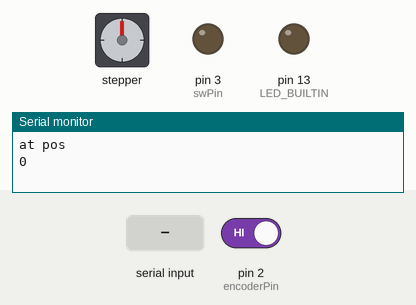
Recording of a sketch running on a simulated Arduino Uno, built with avr-gcc and run on an emulated ATmega328P. On the bench: stepper motor, output pins drawn as LEDs (lit = HIGH), the last lines printed to the serial monitor. Inputs (shaded band) come from the test bench; at power-on: pin 2 (encoderPin) HIGH. Stepper angles assume 360 steps per turn.

Above: at 1.2 s.
1.3 s: "position " received over Serial
At 2.85 s:
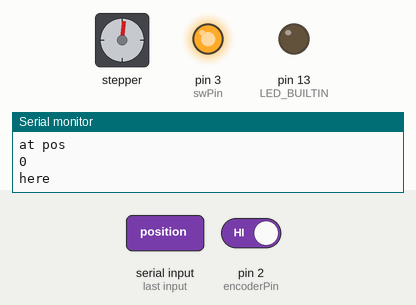
4.3 s: "quit" received over Serial
At 5.46 s:
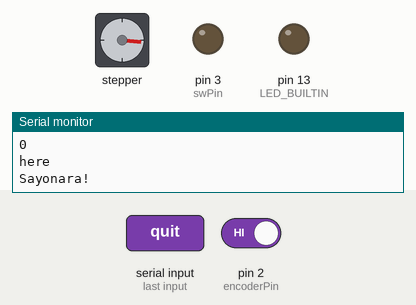
7.3 s: "step " received over Serial
At 8.9 s:
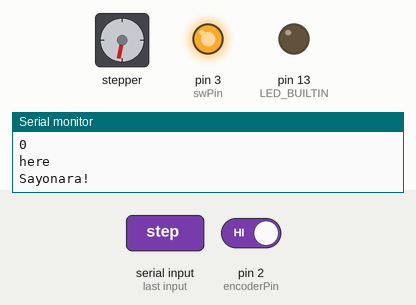
Timing chart, 0 to 10.4 s (numbered marks = the images above; inputs shaded):
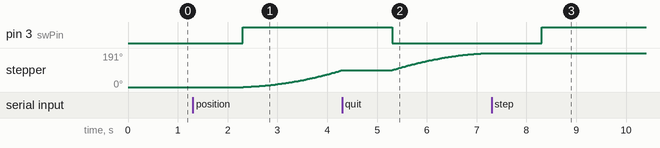

Measured:
- after the input at 1.3 s, pin 3 (swPin): LOW → HIGH after 1.0 s; stepper: keeps turning clockwise at about 48°/s, starting after 1.0 s
- after the input at 4.3 s, pin 3 (swPin): HIGH → LOW after 1.0 s
- after the input at 7.3 s, pin 3 (swPin): LOW → HIGH after 1.0 s; stepper: stops changing and stays 191°

The sketch:

JL_arduinoCode_4_8_24.ino
```cpp
// Include the AccelStepper Library
#include <AccelStepper.h>
#include <elapsedMillis.h>

// Motor Connections by pin number (constant current, step/direction bipolar motor driver)
const int dirPin = 4;
const int stepPin = 5;
const int swPin = 3;
const int encoderPin = 2;

const int LED = 6;

// change microstepNum to whatever is set on the stepper driver
int microstepNum = 1;
int gearRatio = 3;

long degPerStep = .9;
int stepsPerRev = 360/degPerStep*gearRatio; // 1200 steps/rev without microstepping, multiply by microstep num to get real value

AccelStepper myStepper(AccelStepper::DRIVER, stepPin, dirPin);           // works for a4988 (Bipolar, constant current, step/direction driver)

int encoderSignal = 1;

int desiredPosition = 0;
int stepNum = 0;
int chopPos = 0;

elapsedMillis timeElapsed;    // creating timer for startup

// these bools control position control after finding zero
bool start = false;
bool initialization = false;
bool relativeStepping = false;
bool zeroFlag = true;
bool stopFlag = true;


void stopAndStabilize(){ // This stops motion of the stirrer, stabilizes the position with holding torque by switching the power on and off, and then sets position to zero
  //myStepper.stop();
  //myStepper.setSpeed(0); // if chop detected, stop motion
  //
  long stepsAfterChop = 480;
  long targetAfterChop = myStepper.currentPosition() + stepsAfterChop;

  myStepper.move(48);
  //

  //delay(1000);
  //digitalWrite(swPin, LOW);
  //delay(1000);
  //digitalWrite(swPin, HIGH);
  //delay(5000);
  //digitalWrite(swPin, LOW);
  //delay(1000);

  myStepper.setCurrentPosition(0); // sets the definite zero position
  timeElapsed = 0; // resetting time counter, just in case may be useful in future. timeElapsed starts counting at conclusion of startup
}

void moveToPosition(int pos){
  //desiredPosition = pos.toInt();
  Serial.println("Moving to position: " + String(pos));

  digitalWrite(swPin, HIGH);

  myStepper.moveTo(pos); // moveTo will move the stepper in ABSOLUTE coordinates to "pos" number. it goes from position 0 -> position "pos"
}


void setup() {
  Serial.begin(9600);
  myStepper.setMaxSpeed(400);    // must be equal to or greater than desired speed.
  myStepper.setAcceleration(40);
  //myStepper.setCurrentPosition(0);

  pinMode(swPin, OUTPUT);
  pinMode(encoderPin, INPUT_PULLUP);
  pinMode(LED_BUILTIN, OUTPUT);


}

void loop() {

  if (Serial.available() > 0){ // this code runs if data is being sent via serial connection
    String command = Serial.readString();

    if (command.substring(0, 5) == "step "){ // command should be of form "step #"; causes stepper to step by "#" number of steps; "#" should not be entered in microsteps; stepper will NOT find zero first before moving
      stepNum = command.substring(5).toInt();
      stepNum = stepNum * microstepNum;
      start = false;
      //relativeStepping = true;
      digitalWrite(swPin, HIGH);
      delay(1000);
      myStepper.move(stepNum); //  will move the stepper in RELATIVE coordinates from (current position) -> (current position + stepNum)
      //timeElapsed = 0;
    }


    else if (command.substring(0, 9) == "position "){ // command should be of form "position #"; causes stepper to find zero, then move to "#" position; "#" should not be entered in microsteps
      stepNum = command.substring(9).toInt(); // logs step number for later
      stepNum = stepNum * microstepNum; // +3 accounts for the fact that there may be a consistent drift of 1 (or 3) microsteps when the stepper finds zero with chopper (current should be ~0.85A for non microstep holding power)
      start = true;
      digitalWrite(swPin, HIGH);
      timeElapsed = 0;
      initialization = true;
    }


    else if (command.substring(0, 4) == "zero"){ // makes stepper find zero using chopper (will not move to position after zeroing)
      stepNum = 0;
      start = true;
      digitalWrite(swPin, HIGH);
      timeElapsed = 0;
      initialization = false;
    }


    else if(String(command) == "quit"){ // quit command disables power and closes serial connection
      digitalWrite(swPin, LOW);
      start = false;
      initialization = false;
      myStepper.moveTo(myStepper.currentPosition()); // come back to this, might be causing problems (pulses stop briefly then restart showing deceleration when quit ran)
      myStepper.stop();

      Serial.println("Sayonara!");
    }
    else if (command.substring(0, 5) == "power"){ // this is command to turn off relay (disables power to mode stirrer system), this will cause issues if ran when stepper motor is not in an integer position (in between positions)
      digitalWrite(swPin, LOW); // power can be restored by running any of the other commands (except quit) as they enable power by default.
      start = false;
      initialization = false;
      myStepper.stop();

      Serial.println("Power turning off...");
    }

    else { // input not recognized
      Serial.println("Input not recognized, please try again, sir");
    }
  }
  encoderSignal = digitalRead(encoderPin);


  if(start == true){ // this code runs if the stepper is finding zero, it checks after every step taken to see if a chop is detected
    //myStepper.setSpeed(50); // move stepper at constant speed

    if(zeroFlag == true){
      Serial.println("here ");
      myStepper.move(9999);
      zeroFlag = false;
    }

    if (encoderSignal == LOW and timeElapsed > (1 * 1000) and initialization == false){ // check if chop has been found within 5 seconds of startup, this code run if stepper is finding zero only
      chopPos = myStepper.currentPosition();
      myStepper.stop();
      Serial.println("current Position ");
      Serial.println(myStepper.currentPosition());
      //Serial.println("Zero position found. Motion stopped. Startup done. Now awaiting further commands, sir.");
      start = false;
      stopFlag = true;
      //digitalWrite(swPin, LOW);
    }
    else if (encoderSignal == LOW and timeElapsed > (1 * 1000) and initialization == true){ // check if chop has been found within 5 seconds of startup, this code runs if stepper will move to position after finding zero
      stopAndStabilize();
      Serial.println("Zero position found. Motion stopped. Startup done. Now moving to desired position.");
      start = false;
      digitalWrite(swPin, HIGH);
      delay(1000);
      Serial.println("Now, moving to position: " + String(stepNum));
      myStepper.moveTo(stepNum);
      initialization = false;
    }
    else if(encoderSignal == HIGH and timeElapsed > (600000)){ // if 10 mins passes then there is a problem
      myStepper.stop();
      myStepper.setSpeed(0);
      start = false;
      digitalWrite(swPin, LOW);
      Serial.println("Stepper ran for 10 mins and did not detect chop. Check on system.");
    }
    //myStepper.runSpeed(); // move at constant speed

  }
  if(start == false && stopFlag == true && !myStepper.isRunning()) {
    long stepsPastChop = myStepper.currentPosition() - chopPos;
    Serial.println("at pos");
    Serial.println(stepsPastChop);
    delay(1000);
    stopFlag = false;
  }


  myStepper.run();

}
```
